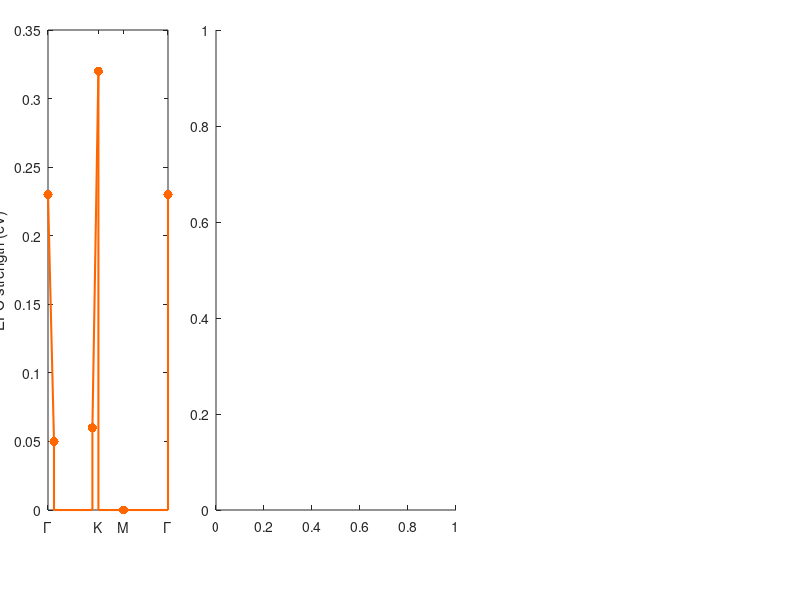

MATLAB code to generate this figure: (Note: this script raises an error after producing the figure.)
colours_pi = autumn(6);

% Plot EPC dispersion

subplot('Position', [0.06 0.15 0.15 0.8])
hold on
plot([0 0.05 0.05 0.37 0.37 0.37 0.42 0.42 0.63 1 1], [0.23 0.05 0 0 0 0.06 0.32 0 0 0 0.23], '-', 'Color', colours_pi(3, :), 'Linewidth', 1.5)
plot([0 0.05 0.37 0.42 0.63 1], [0.23 0.05 0.06 0.32 0 0.23], '.', 'Color', colours_pi(3, :), 'MarkerSize', 20)
hold off
ylabel('EPC strength (eV)')
xticks([0 0.42 0.63 1])
xticklabels({'\Gamma' 'K' 'M' '\Gamma'})
box on

% Plot resonance fit

subplot('Position', [0.27 0.15 0.3 0.8])
hold on
data_tmp = importdata('pi*/285.6eV.txt', ' ');
errorbar(data_tmp(:, 1), data_tmp(:, 2) / 170, data_tmp(:, 3) / 170, 'k.')
data_tmp = importdata('pi*/285.6eV_calc.txt', ' ');
plot(data_tmp(:, 1), data_tmp(:, 2) / max(data_tmp(:, 2)), '-', 'Color', colours_pi(3, :), 'LineWidth', 2)
plot([0.13 0.13 0.18 0.18 0.18 0.24 0.24], [0.9 0.95 0.95 1 0.95 0.95 0.9], 'k-')
text(0.18, 1.04, '1-phonon', "horizontalalignment", "center")
plot([0.28 0.28 0.36 0.36 0.36 0.44 0.44], [1 1.05 1.05 1.1 1.05 1.05 1], 'k-')
text(0.36, 1.14, '2-phonon', "horizontalalignment", "center")
plot([0.44 0.44 0.57 0.57 0.57 0.64 0.64], [0.9 0.95 0.95 1 0.95 0.95 0.9], 'k-')
text(0.57, 1.04, '3-phonon', "horizontalalignment", "center")
plot([0.6 0.6 0.78 0.78 0.78 0.84 0.84], [0.8 0.85 0.85 0.9 0.85 0.85 0.8], 'k-')
text(0.78, 0.94, '4-phonon', "horizontalalignment", "center")
text(0.75, 1.1, '285.6 eV', "horizontalalignment", "center")
hold off
xlim([0.08 0.88])
ylim([0 1.2])
xticks(0:0.1:0.8)
xlabel('Energy loss (eV)')
ylabel('Normalized intensity')
box on

% Plot energy dependence

subplot('Position', [0.65 0.15 0.05 0.8])
hold on
data_tmp = importdata('pi*/XAS.txt', ' ');
plot(data_tmp(:, 2), data_tmp(:, 1), 'k-', 'LineWidth', 1)
annotation('arrow', [0.7 0.68], [0.15 0.15], 'Color', colours_pi(1, :), 'LineWidth', 2)
annotation('arrow', [0.7 0.666], [0.31 0.31], 'Color', colours_pi(2, :), 'LineWidth', 2)
annotation('arrow', [0.7 0.656], [0.47 0.47], 'Color', colours_pi(3, :), 'LineWidth', 2)
annotation('arrow', [0.7 0.657], [0.63 0.63], 'Color', colours_pi(4, :), 'LineWidth', 2)
annotation('arrow', [0.7 0.678], [0.79 0.79], 'Color', colours_pi(5, :), 'LineWidth', 2)
hold off
xlim([0.9 1.8])
ylim([285.2 286.2])
xlabel('XAS')
ylabel('Incident energy (eV)')
xticks([])
box on
set(gca, 'XDir', 'reverse')

norm_tmp = [140 180 170 210 350];

subplot('Position', [0.701 0.15 0.25 0.8])
hold on
for i = 1:5
    data_tmp = importdata(['pi*/' num2str(285 + 0.2 * i, '%.1f') 'eV.txt'], ' ');
    errorbar(data_tmp(:, 1), data_tmp(:, 2) / norm_tmp(i) + i, data_tmp(:, 3) / norm_tmp(i), 'k.')
    data_tmp = importdata(['pi*/' num2str(285 + 0.2 * i, '%.1f') 'eV_calc.txt'], ' ');
    plot(data_tmp(:, 1), data_tmp(:, 2) / max(data_tmp(:, 2)) + i, '-', 'Color', colours_pi(i, :), 'Linewidth', 2)
end
hold off
xlim([0.08 0.88])
ylim([1 6])
xlabel('Energy loss (eV)')
ylabel('Normalized intensity', 'Position', [0.9 3.3], 'Rotation', 270)
yticks([])
box on